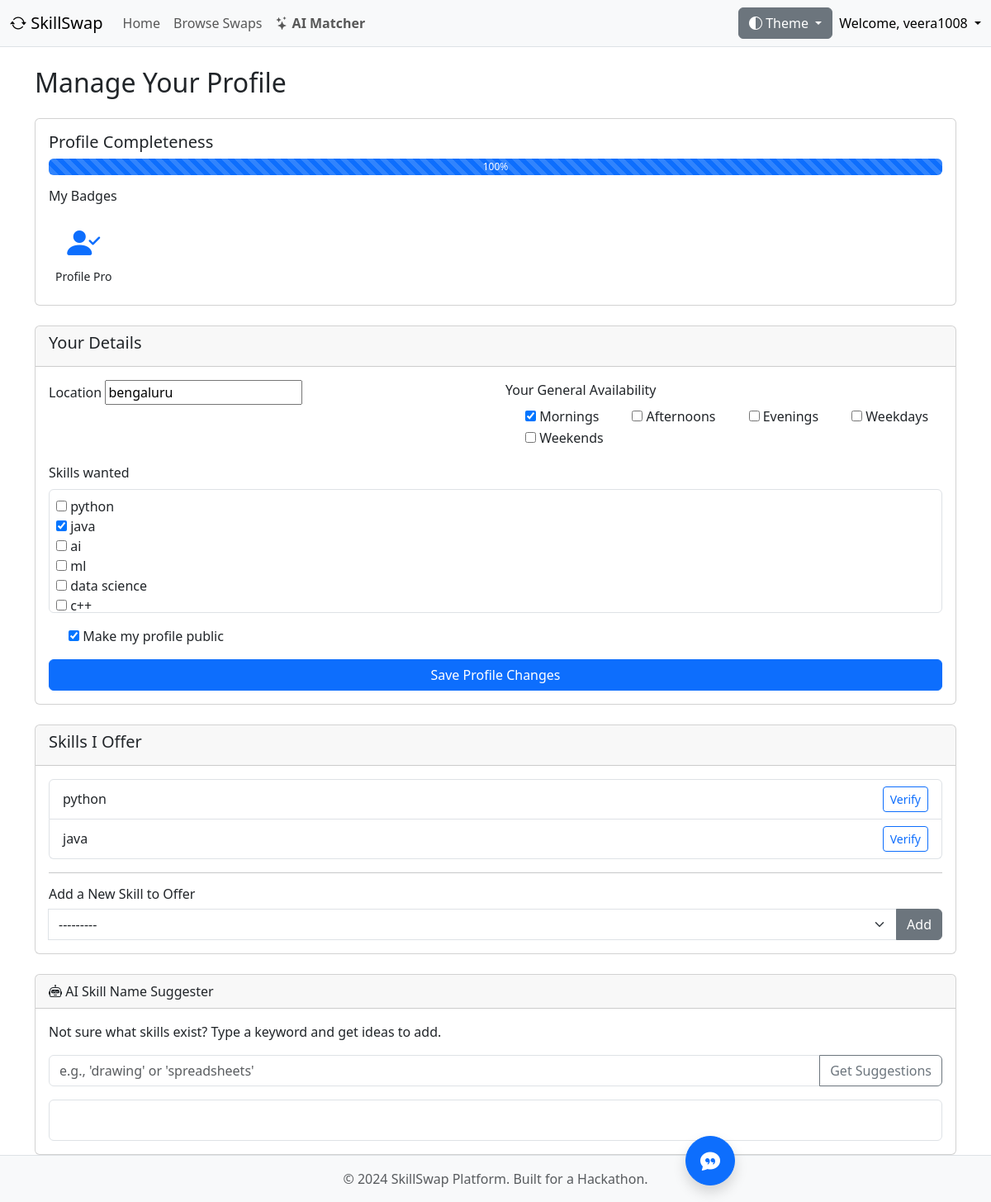
Page /profile/ (signed in) on the committed database.
### core/models.py (models this page shows, shortened)
class Profile(models.Model):
    user = models.OneToOneField(User, on_delete=models.CASCADE)
    location = models.CharField(max_length=255, blank=True, null=True)
    profile_photo = models.ImageField(upload_to='profile_photos/', blank=True, null=True)
    availability = models.CharField(max_length=255, blank=True, null=True, help_text="e.g., 'Weekends', 'Evenings after 7 PM'")
    is_public = models.BooleanField(default=True)
    skills_offered = models.ManyToManyField(
        Skill,
        through=UserSkill,  # Use our new model to manage the relationship
        related_name='offered_by',
        blank=True
    )
    skills_wanted = models.ManyToManyField(Skill, related_name='wanted_by', blank=True)

class UserSkill(models.Model):
    user_profile = models.ForeignKey('Profile', on_delete=models.CASCADE)
    skill = models.ForeignKey(Skill, on_delete=models.CASCADE)
    is_verified = models.BooleanField(default=False)
    class Meta:
        unique_together = ('user_profile', 'skill')

class Skill(models.Model):
    name = models.CharField(max_length=100, unique=True)
    def __str__(self):
        return self.name

### core/views.py (the view)
# urls.py: path('profile/', views.profile, name='profile'),
@login_required
def profile(request):
    profile_obj, created = Profile.objects.get_or_create(user=request.user)
    user = request.user
    if 'add_skill' in request.POST:
        add_skill_form = AddSkillForm(request.POST)
        if add_skill_form.is_valid():
            skill_to_add = add_skill_form.cleaned_data['skill']
            UserSkill.objects.get_or_create(user_profile=profile_obj, skill=skill_to_add)
            messages.success(request, f"Skill '{skill_to_add.name}' added to your profile!")
            return redirect('profile')
    else:
        add_skill_form = AddSkillForm()
    if 'update_profile' in request.POST:
        profile_form = ProfileForm(request.POST, instance=profile_obj)
        if profile_form.is_valid():
            temp_profile = profile_form.save(commit=False)
            availability_list = profile_form.cleaned_data.get('availability', [])
            temp_profile.availability = ', '.join(availability_list)
            temp_profile.save()
            profile_form.save_m2m()
            messages.success(request, "Your profile has been updated successfully!")
            return redirect('profile')
    else:
        initial_data = {'availability': profile_obj.availability.split(', ') if profile_obj.availability else []}
        profile_form = ProfileForm(instance=profile_obj, initial=initial_data)
    completeness_score = 0
    if profile_obj.location: completeness_score += 25
    if profile_obj.availability: completeness_score += 25
    if profile_obj.userskill_set.exists(): completeness_score += 25
    if profile_obj.skills_wanted.exists(): completeness_score += 25
    earned_badges = []
    if completeness_score == 100:
        earned_badges.append({'name': 'Profile Pro', 'icon': 'bi-person-check-fill', 'description': 'Your profile is 100% complete!'})
    if SwapRequest.objects.filter(Q(requester=user) | Q(responder=user), status='completed').exists():
        earned_badges.append({'name': 'First Swap', 'icon': 'bi-award-fill', 'description': 'Congratulations on completing your first skill swap!'})
    if Review.objects.filter(reviewee=user, rating=5).exists():
        earned_badges.append({'name': 'Top Rated', 'icon': 'bi-star-fill', 'description': 'You received a 5-star rating!'})
    if SwapRequest.objects.filter(Q(requester=user) | Q(responder=user), status='completed').count() >= 5:
        earned_badges.append({'name': 'Super Swapper', 'icon': 'bi-trophy-fill', 'description': 'You have completed 5 or more swaps!'})
    context = {
        'profile_form': profile_form,
        'add_skill_form': add_skill_form,
        'profile_completeness_score': completeness_score,
        'earned_badges': earned_badges,
    }
    return render(request, 'profile.html', context)

### core/forms.py
class ProfileForm(forms.ModelForm):
    AVAILABILITY_CHOICES = [
        ('mornings', 'Mornings'),
        ('afternoons', 'Afternoons'),
        ('evenings', 'Evenings'),
        ('weekdays', 'Weekdays'),
        ('weekends', 'Weekends'),
    ]
    availability = forms.MultipleChoiceField(
        choices=AVAILABILITY_CHOICES,
        widget=forms.CheckboxSelectMultiple,
        required=False,
        label="Your General Availability"
    )
    location = forms.CharField(
        widget=forms.TextInput(attrs={'list': 'city-suggestions'}),
        required=False
    )
    skills_wanted = forms.ModelMultipleChoiceField(
        queryset=Skill.objects.all(),
        widget=forms.CheckboxSelectMultiple,
        required=False
    )
    class Meta:
        model = Profile
        fields = ['location', 'availability', 'skills_wanted', 'is_public']

class AddSkillForm(forms.Form):
    skill = forms.ModelChoiceField(
        queryset=Skill.objects.all(),
        label="Select a skill to offer",
        widget=forms.Select(attrs={'class': 'form-select'})
    )

### core/templates/profile.html (shortened to what this page needs)
{% extends "base.html" %}
{% block content %}
<h2 class="mb-4">Manage Your Profile</h2>
<div class="card mb-4">
    <div class="card-body">
        <h5 class="card-title">Profile Completeness</h5>
        <div class="progress" role="progressbar" style="height: 20px;">
            <div class="progress-bar progress-bar-striped progress-bar-animated" style="width: {{ profile_completeness_score }}%">{{ profile_completeness_score }}%</div>
        </div>
        {% if earned_badges %}
        <h6 class="mt-3">My Badges</h6>
        <div class="d-flex flex-wrap">
            {% for badge in earned_badges %}
            <div class="text-center p-2" data-bs-toggle="tooltip" data-bs-placement="top" title="{{ badge.description }}">
                <i class="{{ badge.icon }} text-primary" style="font-size: 2.5rem;"></i>
                <p class="mb-0 small">{{ badge.name }}</p>
            </div>
            {% endfor %}
        </div>
        {% endif %}
    </div>
</div>
<div class="card mb-4">
    <div class="card-header">
        <h5>Your Details</h5>
    </div>
    <div class="card-body">
        <form method="post">
            <div class="row">
                <div class="col-md-6 mb-3">
                    <label for="{{ profile_form.location.id_for_label }}" class="form-label">{{ profile_form.location.label }}</label>
                    {{ profile_form.location }}
                </div>
                <div class="col-md-6 mb-3">
                    <label class="form-label">{{ profile_form.availability.label }}</label>
                    <div class="d-flex flex-wrap">
                        {% for checkbox in profile_form.availability %}
                        <div class="form-check me-3">{{ checkbox }}</div>
                        {% endfor %}
                    </div>
                </div>
            </div>
            <div class="mb-3">
                <label class="form-label">{{ profile_form.skills_wanted.label }}</label>
                <div class="border p-2 rounded" style="height: 150px; overflow-y: auto;">
                    {{ profile_form.skills_wanted }}
                </div>
            </div>
            <div class="form-check mb-3">
                {{ profile_form.is_public }}
                <label class="form-check-label" for="{{ profile_form.is_public.id_for_label }}">Make my profile public</label>
            </div>
            <button type="submit" name="update_profile" class="btn btn-primary w-100">Save Profile Changes</button>
        </form>
    </div>
</div>
<div class="card mb-4">
    <div class="card-header">
        <h5>Skills I Offer</h5>
    </div>
    <div class="card-body">
        <ul class="list-group mb-3">
            {% for user_skill in user.profile.userskill_set.all %}
                <li class="list-group-item d-flex justify-content-between align-items-center">
                    {{ user_skill.skill.name }}
                    {% if user_skill.is_verified %}
                        <span class="badge bg-success" data-bs-toggle="tooltip" data-bs-placement="left" title="Verified Skill"><i class="bi bi-patch-check-fill"></i> Verified</span>
                    {% else %}
                        <a href="{% url 'generate_skill_quiz' user_skill.skill.id %}" class="btn btn-outline-primary btn-sm">Verify</a>
                    {% endif %}
                </li>
            {% empty %}
                <li class="list-group-item text-muted">No skills offered yet. Add one below!</li>
            {% endfor %}
        </ul>
        <hr>
        <h6>Add a New Skill to Offer</h6>
        <div>
            <form method="post" class="input-group">
                {{ add_skill_form.skill }}
                <button type="submit" name="add_skill" class="btn btn-secondary">Add</button>
            </form>
        </div>
    </div>
</div>
<div class="card mt-4">
    <div class="card-header"><i class="bi bi-robot"></i> AI Skill Name Suggester</div>
    <div class="card-body">
        <p>Not sure what skills exist? Type a keyword and get ideas to add.</p>
        <div class="input-group">
            <input type="text" id="skill-suggestion-input" class="form-control" placeholder="e.g., 'drawing' or 'spreadsheets'">
            <button class="btn btn-outline-secondary" type="button" id="get-suggestions-btn">Get Suggestions</button>
        </div>
        <div id="suggestions-area" class="mt-3 p-2 border rounded" style="min-height: 50px;">
        </div>
    </div>
</div>
{% endblock %}

### core/templates/base.html (shortened to what this page needs)
<!doctype html>
<html lang="en" data-bs-theme="auto">
  <head>
    <link href="https://cdn.jsdelivr.net/npm/bootstrap@5.3.2/dist/css/bootstrap.min.css" rel="stylesheet"
>
    <link rel="stylesheet" href="https://cdn.jsdelivr.net/npm/bootstrap-icons@1.11.1/font/bootstrap-icons.css">
  </head>
  <body>
    <nav class="navbar navbar-expand-lg bg-body-tertiary border-bottom">
      <div class="container-fluid">
        <a class="navbar-brand" href="{% url 'home' %}">
          <i class="bi bi-arrow-repeat"></i> SkillSwap
        </a>
        <div class="collapse navbar-collapse" id="navbarSupportedContent">
          <ul class="navbar-nav me-auto mb-2 mb-lg-0">
            <li class="nav-item">
              <a class="nav-link {% if request.resolver_match.url_name == 'home' %}active{% endif %}" href="{% url 'home' %}">Home</a>
            </li>
            <li class="nav-item">
              <a class="nav-link {% if request.resolver_match.url_name == 'browse_users' %}active{% endif %}" href="{% url 'browse_users' %}">Browse Swaps</a>
            </li>
            <li class="nav-item">
                <a class="nav-link fw-bold {% if request.resolver_match.url_name == 'ai_matchmaker' %}active{% endif %}" href="{% url 'ai_matchmaker' %}">
                    <i class="bi bi-stars"></i> AI Matcher
                </a>
            </li>
          </ul>
          <div class="d-flex align-items-center">
            <div class="dropdown me-2">
              <button class="btn btn-secondary dropdown-toggle" type="button" id="themeDropdown" data-bs-toggle="dropdown" aria-expanded="false">
                <i class="bi bi-circle-half"></i> Theme
              </button>
            </div>
            {% if user.is_authenticated %}
              <div class="dropdown">
                <a href="#" class="d-block link-body-emphasis text-decoration-none dropdown-toggle" data-bs-toggle="dropdown" aria-expanded="false">
                  Welcome, {{ user.username }}
                </a>
              </div>
            {% else %}
              <a href="{% url 'login' %}" class="btn btn-primary">Login</a>
              <a href="{% url 'signup' %}" class="btn btn-outline-secondary ms-2">Sign Up</a>
            {% endif %}
          </div>
        </div>
      </div>
    </nav>
    <main class="container mt-4 main-content">
      {% block content %}{% endblock %}
    </main>
    <footer class="footer mt-auto py-3 bg-body-tertiary border-top">
      <div class="container text-center">
        <span class="text-body-secondary">© 2024 SkillSwap Platform. Built for a Hackathon.</span>
      </div>
    </footer>
    {% if user.is_authenticated %}
    <div id="chatbot-container">
        <button id="chatbot-toggle-btn" class="btn btn-primary btn-lg rounded-circle shadow"><i class="bi bi-chat-quote-fill"></i></button>
    </div>
    {% endif %}
  </body>
</html>

### core/templates/base.html (style rules this page uses)
body { min-height: 100vh; display: flex; flex-direction: column; }
.main-content { flex: 1; }
#chatbot-container { position: fixed; bottom: 20px; right: 20px; z-index: 1050; }
#chatbot-toggle-btn { width: 60px; height: 60px; font-size: 1.5rem; }

### rows in the picture
Profile: location "bengaluru", is_public "☑"
UserSkill: skill.name "python", is_verified "Verify"
UserSkill: skill.name "java", is_verified "Verify"

### other values in the picture
{{ user.username }} "veera1008"
{{ profile_completeness_score }} "100"
{{ badge.name }} "Profile Pro"
{{ profile_form.location.label }} "Location"
{{ profile_form.availability.label }} "Your General Availability"
{{ profile_form.skills_wanted.label }} "Skills wanted"
